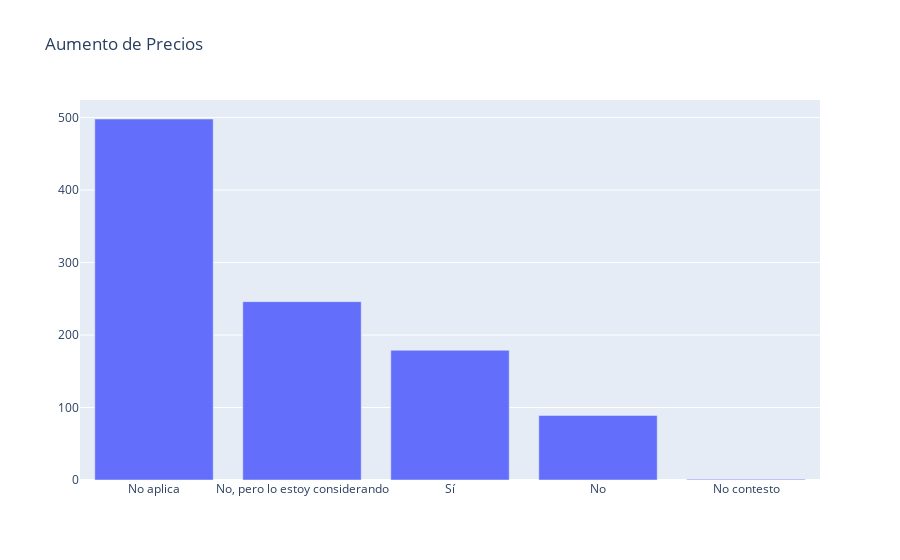

Write notebook code for a chart like this one.
### Code cell
S_Increase = Servicios['aumento_precios'].value_counts()

import plotly.graph_objects as go

fig = go.Figure(
    data=[go.Bar(y=[S_Increase[13], S_Increase[14],S_Increase[15],S_Increase[16],S_Increase[17]],
                x=DB['aumento_precios'].unique())],
    layout_title_text="Aumento de Precios"
)

fig.show()

### Figure 1 — Plotly figure (JSON) as saved in the notebook; plotly's stock layout.template omitted (floating-point values rounded to 4 significant figures)
{"data": [{"type": "bar", "x": ["No aplica", "No, pero lo estoy considerando", "Sí", "No", "No contesto"], "y": [498, 246, 179, 89, 1]}], "layout": {"title": {"text": "Aumento de Precios"}}}
